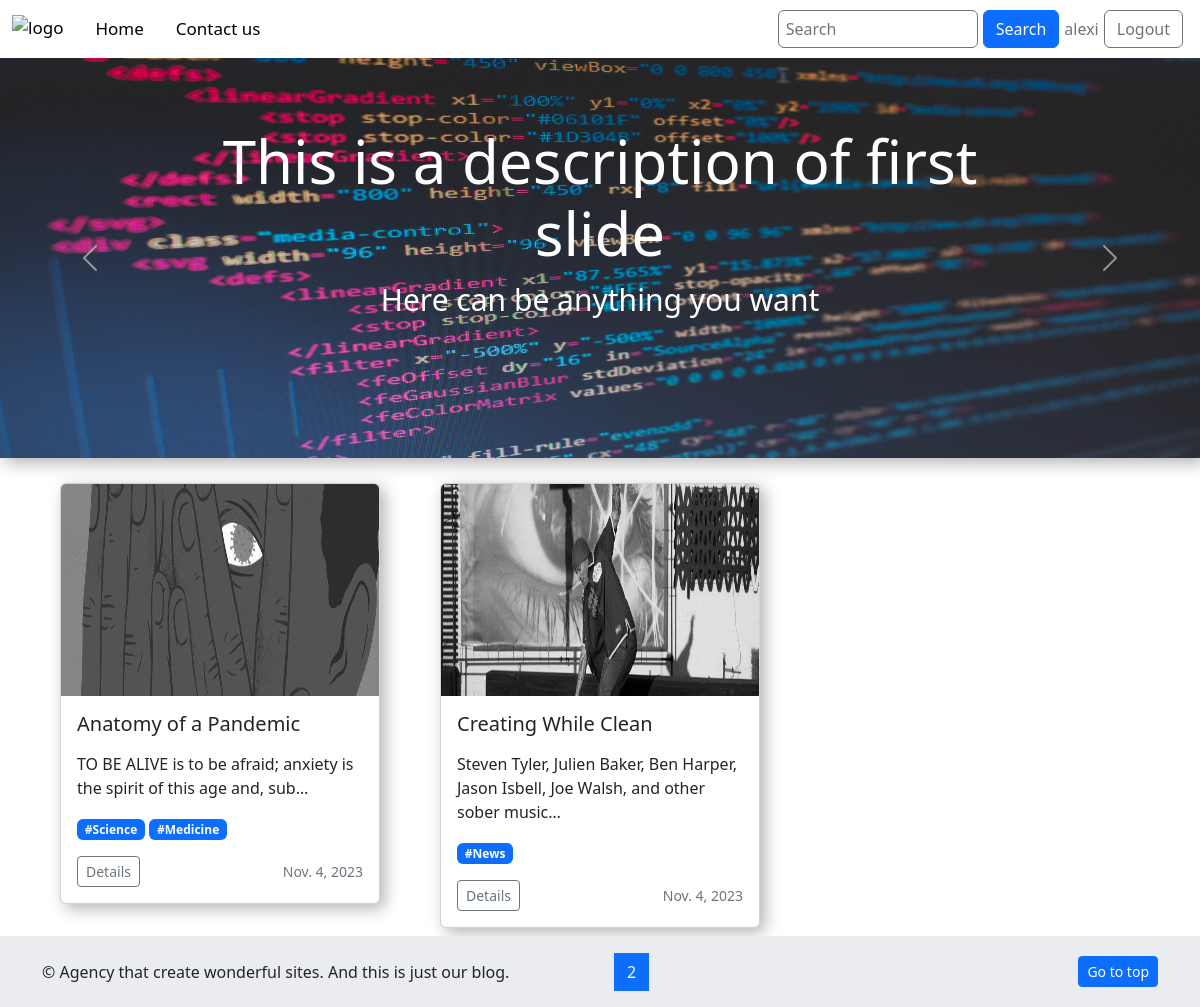
Page /?page=2 (signed in) on the committed database.
### blog/models.py (models this page shows, shortened)
class Post(models.Model):
    h1 = models.CharField(max_length=100)
    title = models.CharField(max_length=100)
    url = models.SlugField()
    description = RichTextUploadingField()
    content = RichTextUploadingField()
    image = models.ImageField()
    created_at = models.DateField(default=timezone.now)
    author = models.ForeignKey(User, on_delete=models.CASCADE)
    tag = TaggableManager()

### blog/views.py (the view)
# urls.py: path('', MainView.as_view(), name='index'),
class MainView(View):
    def get(self, request, *args, **kwargs):
        posts = Post.objects.order_by('created_at')
        paginator = Paginator(posts, 6)
        page_number = request.GET.get('page')
        page_obj = paginator.get_page(page_number)
        context = {
            'page_obj': page_obj,
        }
        return render(request=request, template_name='blog/index.html', context=context)

### blog/templates/blog/index.html (shortened to what this page needs)
{% extends "blog/base.html" %}
{% load static %}
{% block style %}{% static "blog/css/index.css" %}{% endblock style %}
{% block body %}
<div class="container-fluid home-slider">
    <div id="carouselExampleCaptions" class="carousel slide" data-ride="carousel">
        <div class="carousel-inner">
            <div class="carousel-item active">
                <img src="{% static "blog/img/img1.jpg" %}" class="d-block w-100" alt="Первая картинка" style="width: 800px; height: 400px">
                <div class="carousel-caption d-none d-md-block">
                    <h5>This is a description of first slide</h5>
                    <p>Here can be anything you want</p>
                </div>
            </div>
        </div>
        <a class="carousel-control-prev" href="#carouselExampleCaptions" role="button" data-slide="prev">
            <span class="carousel-control-prev-icon" aria-hidden="true"></span>
        </a>
        <a class="carousel-control-next" href="#carouselExampleCaptions" role="button" data-slide="next">
            <span class="carousel-control-next-icon" aria-hidden="true"></span>
        </a>
    </div>
</div>
<div class="container">
    <div class="row">
        {% for post in page_obj %}
        <div class="col-lg-4 col-md-6 col-sm-12">
            <div class="card" style="width: 20rem;">
                <img src="media/{{post.image}}" class="card-img-top" alt="img" style="width: 318px; height: 212px;">
                <div class="card-body">
                    <h5 class="card-title">{{post.title}}</h5>
                    <p class="card-text">{{post.description|safe|truncatechars:90}}</p>
                    {% for tag in post.tag.all %}
                        <a href="{% url 'tag' slug=tag.slug %}"><p class="badge bg-primary">#{{tag}}</p></a>
                    {% endfor %}
                    <div class="d-flex justify-content-between align-items-center">
                        <div class="btn-group">
                            <a href="{% url 'article' slug=post.url %}" class="btn btn-sm btn-outline-secondary">Details</a>
                        </div>
                        <small class="text-muted">{{post.created_at}}</small>
                    </div>
                </div>
            </div>
        </div>
        {% endfor %}
    </div>
</div>
<nav class="pag">
    <ul class="pagination d-flex justify-content-center">
        {% if page_obj.has_previous %}
        <li class="page-item"><a class="page-link" href="?page={{page_obj.previous_page_number}}">Previous</a></li>
        {% else %}
        <li class="page-item disabled"><a class="page-link">Previous</a></li>
        {% endif %}
        {% for i in page_obj.paginator.page_range %}
            {% if i == page_obj.number %}
            <li class="page-item active" aria-current="page"><a class="page-link" href="?page={{i}}">{{i}}</a></li>
            {% else %}
            <li class="page-item"><a class="page-link" href="?page={{i}}">{{i}}</a></li>
            {% endif %}
        {% endfor %}
        {% if page_obj.has_next %}
        <li class="page-item"><a class="page-link" href="?page={{page_obj.next_page_number}}">Next</a></li>
        {% else %}
        <li class="page-item disabled"><a class="page-link">Next</a></li>
        {% endif %}
    </ul>
</nav>
{% endblock body %}

### blog/templates/blog/base.html (shortened to what this page needs)
{% load static %}
<!DOCTYPE html>
<html>
    <head>
        <link rel="stylesheet" href="https://cdn.jsdelivr.net/npm/bootstrap@5.2.3/dist/css/bootstrap.min.css">
        <link rel="stylesheet" href="{% static "blog/css/base.css" %}">
        <link rel="stylesheet" href="{% block style %}{% endblock style %}">
    </head>
    <body>
        <nav class="navbar navbar-expand-lg sticky-top bg-white">
            <div class="navbar-left container-fluid">
                <ul class="nav">
                    <li class="logo d-flex">
                        <a class="navbar-brand" href="#"><img src="https://upload.wikimedia.org/wikipedia/commons/c/c3/Python-logo-notext.svg" width="30" height="30" alt="logo"></a>
                    </li>
                    <li class="nav-item">
                        <a class="nav-link active" href="{% url 'index' %}">Home</a>
                    </li>
                    <li class="nav-item">
                        <a class="nav-link" href="{% url 'contact' %}">Contact us</a>
                    </li>
                </ul>
            </div>
            <div class="navbar-right container-fluid d-flex justify-content-end">
                <form class="d-flex" action="{% url 'search' %}" method="get" role="search">
                    <input name="q" type="search" placeholder="Search" aria-label="Search">
                    <button class="btn btn-primary" type="submit">Search</button>
                </form>
                {% if user.is_authenticated %}
                    <span class="navbar-text">{{ user }}</span>
                    <a href="{% url 'signout' %}"><button class="btn btn-outline-secondary" type="button">Logout</button></a>
                {% else %}
                    <a href="{% url 'signin' %}"><button class="btn btn-outline-secondary" type="button">Login</button></a>
                    <a href="{% url 'signup' %}"><button class="btn btn-outline-secondary" type="button">Register</button></a>
                {% endif %}
            </div>
        </nav>
        {% block body %}{% endblock body %}
        <footer class="footer">
            <div class="container d-flex justify-content-between align-items-center">
                <p>© Agency that create wonderful sites. And this is just our blog.</p>
                <a href="#logo" class="btn btn-sm btn-primary">Go to top</a>
            </div>
        </footer>
    </body>
</html>

### blog/static/blog/css/base.css (style rules this page uses)
html { position: relative; min-height: 100%; }
.navbar-left a { color: black; font-size: 17px; }
.navbar-right input { width: 200px; border-radius: 0.375rem; border: 1px solid #6c757d; }
.navbar-right input::placeholder { padding-left: 5px; }
.navbar-right button { margin-left: 5px; margin-right: 5px; }
.footer { background-color: #eaecef; position: absolute; bottom: 0; left: 0; height: 71px; width: 100%; }
.footer .container { height: 100%; padding-top: 20px; padding-bottom: 20px; }
.footer p { margin-bottom: 0; }

### blog/static/blog/css/index.css (style rules this page uses)
.home-slider { padding: 0; margin-bottom: 15px; -webkit-box-shadow: 0.3em 0.3em 1em rgba(0, 0, 0, 0.3); box-shadow: 0.3em 0.3em 1em rgba(0, 0, 0, 0.3); }
.home-slider h5 { font-size: 60px; }
.home-slider p { font-size: 30px; }
.home-slider .carousel-caption { bottom: 100px; }
.row { padding-top: 5px; padding-bottom: 5px; }
.card { -webkit-box-shadow: 0.3em 0.3em 1em rgba(0, 0, 0, 0.3); box-shadow: 0.3em 0.3em 1em rgba(0, 0, 0, 0.3); margin: auto; margin-top: 5px; margin-bottom: 5px; }
.pagination { -webkit-box-pack: center; -ms-flex-pack: center; justify-content: center; margin-top: 15px; }

### rows in the picture
Post: image (picture), title "Anatomy of a Pandemic", description "TO BE ALIVE is to be afraid; anxiety is the spirit of this age and, sub…", created_at "Nov. 4, 2023"
Tag: name "Science"
Tag: name "Medicine"
Post: image (picture), title "Creating While Clean", description "Steven Tyler, Julien Baker, Ben Harper, Jason Isbell, Joe Walsh, and other sober music…", created_at "Nov. 4, 2023"
Tag: name "News"

### other values in the picture
{{ user }} "alexi"
{{ i }} "2"
